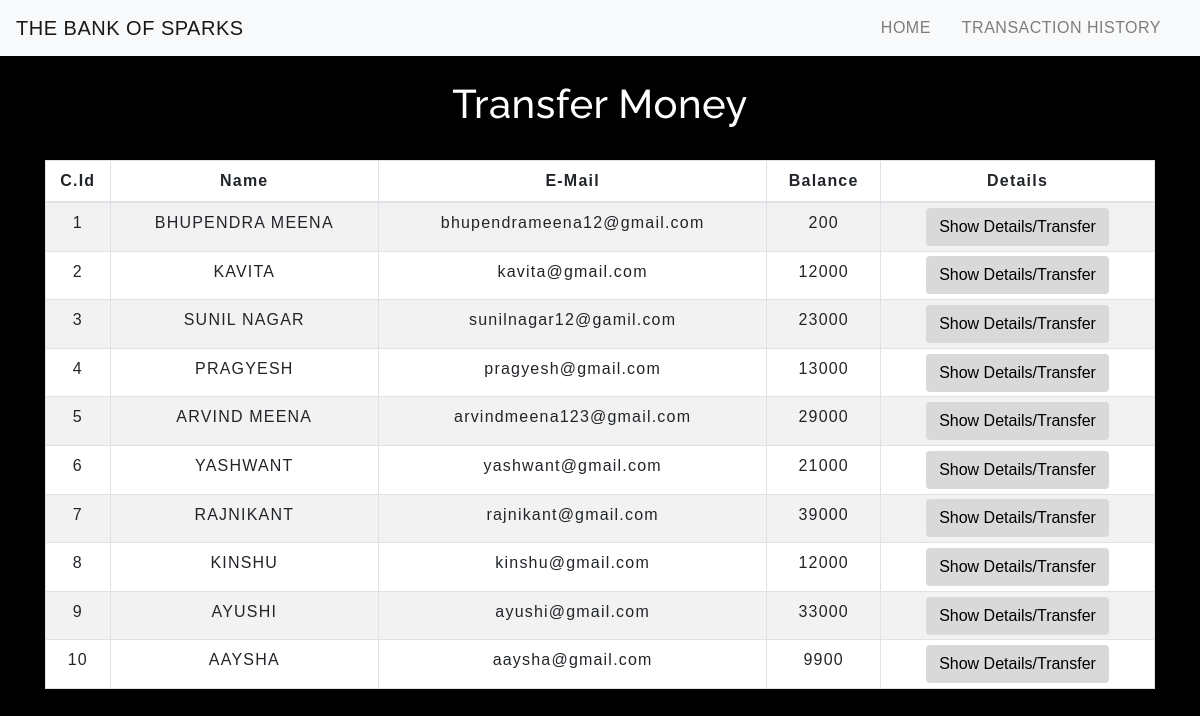
The app's page /transfermoney.php with its own data.
### tables this page shows
CREATE TABLE `users` (
    `id` int(3) NOT NULL,
    `name` text NOT NULL,
    `email` varchar(30) NOT NULL,
    `balance` int(8) NOT NULL
);

### transfermoney.php (the view, shortened to what this page needs)
<!DOCTYPE html>
<html lang="en">
<head>
    <link rel="stylesheet" href="https://maxcdn.bootstrapcdn.com/bootstrap/4.0.0/css/bootstrap.min.css">
    <link rel="stylesheet" type="text/css" href="css/table.css">
    <link rel="stylesheet" type="text/css" href="css/navbar.css">
</head>
<body style=" background-color:black;" >
<?php
    include 'config.php';
    $sql = "SELECT * FROM users";
    $result = mysqli_query($conn,$sql);
?>
<?php
  include 'navbar.php';
?>
<div class="container">
        <h2 class="text-center pt-4" style="color:white;">Transfer Money</h2>
        <br>
            <div class="row">
                <div class="col">
                    <div class="table-responsive-sm" style=" background:white;">
                    <table class="table table-hover table-sm table-striped table-condensed table-bordered">
                        <thead>
                            <tr>
                            <th scope="col" class="text-center py-2">C.Id</th>
                            <th scope="col" class="text-center py-2">Name</th>
                            <th scope="col" class="text-center py-2">E-Mail</th>
                            <th scope="col" class="text-center py-2">Balance</th>
                            <th scope="col" class="text-center py-2">Details</th>
                            </tr>
                        </thead>
                        <tbody>
                <?php
                    while($rows=mysqli_fetch_assoc($result)){
                ?>
                    <tr>
                        <td class="py-2"><?php echo $rows['id'] ?></td>
                        <td class="py-2"><?php echo $rows['name']?></td>
                        <td class="py-2"><?php echo $rows['email']?></td>
                        <td class="py-2"><?php echo $rows['balance']?></td>
                        <td><a href="selecteduserdetail.php?id= <?php echo $rows['id'] ;?>"> <button type="button" class="btn">Show Details/Transfer</button></a></td>
                    </tr>
                <?php
                    }
                ?>
                        </tbody>
                    </table>
                    </div>
                </div>
            </div>
         </div>
</body>
</html>

### navbar.php (shortened to what this page needs)
<nav class="navbar navbar-expand-md navbar-light bg-light">
      <a class="navbar-brand" href="index.php">THE BANK OF SPARKS</a>
      <div class="collapse navbar-collapse" C.Id="collapsibleNavbar">
            <ul class="navbar-nav ml-auto">
              <li class="nav-item">
                <a class="nav-link" href="index.php">HOME</a>
              </li>
              <li class="nav-item">
                <a class="nav-link" href="transactionhistory.php">TRANSACTION HISTORY</a>
              </li>
          </div>
       </nav>

### table.css (style rules this page uses)
* { padding: 0; margin: 0; box-sizing: border-box; font-family: sans-serif; }
h2 { font-size: 40px; }
table { letter-spacing: 1.2px; }
td { text-align: center; }
button { border:none; background: #d9d9d9; transition: 1s; }

### navbar.css (style rules this page uses)
.nav-link { margin-right: 15px; color:#2F363F; letter-spacing: 0.5px; transition: 0.5s; }
.navbar-brand { color: #4C4B4B; letter-spacing: 0.5px; }
h2 { color: #4C4B4B; letter-spacing: 0.5px; font-family: raleway; }

### transfermoney.php (style rules this page uses)
button { transition: 1.5s; }

### records on screen
users: id "1", name "BHUPENDRA MEENA", email "bhupendrameena12@gmail.com", balance "200"
users: id "2", name "KAVITA", email "kavita@gmail.com", balance "12000"
users: id "3", name "SUNIL NAGAR", email "sunilnagar12@gamil.com", balance "23000"
users: id "4", name "PRAGYESH", email "pragyesh@gmail.com", balance "13000"
users: id "5", name "ARVIND MEENA", email "arvindmeena123@gmail.com", balance "29000"
users: id "6", name "YASHWANT", email "yashwant@gmail.com", balance "21000"
users: id "7", name "RAJNIKANT", email "rajnikant@gmail.com", balance "39000"
users: id "8", name "KINSHU", email "kinshu@gmail.com", balance "12000"
users: id "9", name "AYUSHI", email "ayushi@gmail.com", balance "33000"
users: id "10", name "AAYSHA", email "aaysha@gmail.com", balance "9900"
